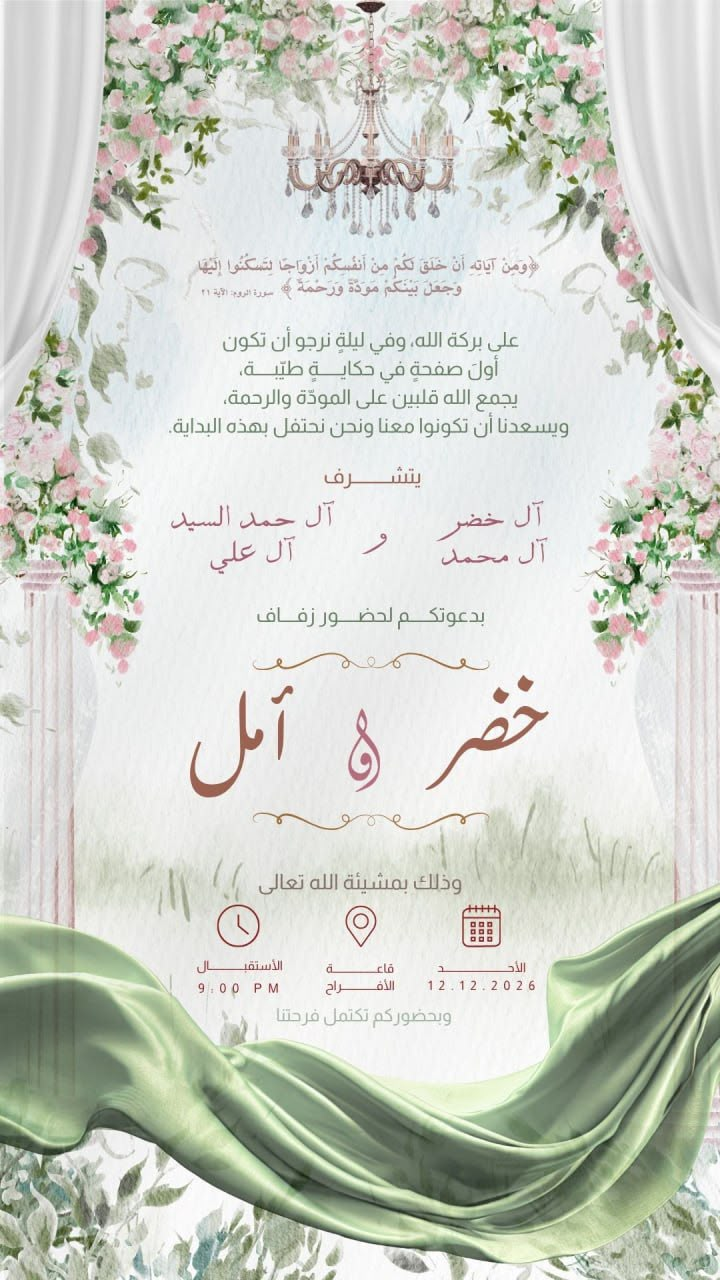
#> input picture design/reference.jpg, 720 x 1280 px; its folder holds only this picture in this run
$ python make_assets.py ../../design/reference.jpg
#> lines starting #> are read from the running program, lines starting #| are printed output that depends on the picture; after the words box and inside, x2 and y2 are one past the last pixel; in counts of white or black regions, pixels touching at a corner belong together
"""Builds the website artwork from the flat design image (design/reference.jpg).

Until the designer's layered files arrive, the site's artwork is cut from the
single 720x1280 design image:

  assets/card.jpg       the invitation card with all text, icons, flourishes
                        and the pink "و" painted out (text is live HTML on top),
                        upscaled 2x to 1440x2560
  assets/flourish.png   the copper scroll line above/below the names (transparent)
  assets/waw.png        the pink "و" between the names (transparent)
  assets/paper.jpg      seamless watercolour-paper tile for the rest of the page

usage:  Tools/.venv/Scripts/python Tools/design/make_assets.py [--debug DIR]
        --debug DIR also saves the text mask and before/after crops there.

Needs: pillow, numpy, opencv-python-headless (see Tools/requirements.txt).
"""
import sys
from pathlib import Path

import cv2
import numpy as np
from PIL import Image

ROOT = Path(__file__).resolve().parents[2]
SRC = ROOT / "design" / "reference.jpg"
OUT = ROOT / "assets"
DEBUG = Path(sys.argv[sys.argv.index("--debug") + 1]) if "--debug" in sys.argv else None

# Everything that is drawn as live HTML/SVG on the site, in design pixels
# (x0, y0, x1, y1). Only "ink" inside these boxes is painted out.
TEXT_BOXES = {
    "verse":      (200, 250, 545, 302),
    "paragraph":  (165, 328, 575, 440),
    "yatasharraf": (322, 466, 425, 494),
    "families":   (165, 498, 556, 574),
    "invite":     (250, 603, 486, 632),
    "flourish1":  (246, 648, 496, 674),
    "names":      (182, 672, 556, 800),
    "flourish2":  (246, 806, 496, 832),
    "mashee'a":   (252, 873, 468, 902),
    "icons":      (210, 898, 508, 952),
    "labels":     (192, 953, 542, 999),
    "closing":    (266, 1001, 462, 1031),
}

# A plain patch of paper (no flowers) used for the page texture
PAPER_PATCH = (200, 440, 520, 640)

# Elements kept as transparent images: (box, smoothing threshold)
CUTOUTS = {
    "flourish": (TEXT_BOXES["flourish1"], 0.18),
    "waw":      ((336, 698, 402, 798), 0.22),
}


def load():
    return cv2.imread(str(SRC), cv2.IMREAD_COLOR)  # BGR uint8


def background(img, k):
    """Paper/watercolour estimate without the ink: a wide median filter."""
    return cv2.medianBlur(img, k)


def ink_mask(img, bg, box, thresh=13):
    x0, y0, x1, y1 = box
    a = img[y0:y1, x0:x1].astype(np.int16)
    b = bg[y0:y1, x0:x1].astype(np.int16)
    diff = np.abs(a - b).max(axis=2)
    m = (diff > thresh).astype(np.uint8) * 255
    m = cv2.morphologyEx(m, cv2.MORPH_OPEN, np.ones((2, 2), np.uint8))
    full = np.zeros(img.shape[:2], np.uint8)
    full[y0:y1, x0:x1] = m
    return full


def clean_plate(img):
    bg_small = background(img, 31)
    bg_big = background(img, 71)
    mask = np.zeros(img.shape[:2], np.uint8)
    for name, box in TEXT_BOXES.items():
        bg = bg_big if name in ("names", "icons") else bg_small
        mask |= ink_mask(img, bg, box)
    mask = cv2.dilate(mask, cv2.getStructuringElement(cv2.MORPH_ELLIPSE, (5, 5)))
    # keep the mask inside the boxes (dilation may spill over)
    keep = np.zeros_like(mask)
    for x0, y0, x1, y1 in TEXT_BOXES.values():
        keep[y0 - 2:y1 + 2, x0 - 2:x1 + 2] = 255
    mask &= keep
    out = cv2.inpaint(img, mask, 7, cv2.INPAINT_TELEA)
    # watercolour paper has a fine grain; the inpainted patches are too smooth,
    # so add back a matching amount of grain inside them
    # (measured on a plain, text-free patch of paper)
    patch = img[455:500, 440:520].astype(np.float32)
    sigma = float((patch - cv2.GaussianBlur(patch, (0, 0), 1.6)).std())
    rng = np.random.default_rng(7)
    noise = rng.normal(0, 1, img.shape[:2]).astype(np.float32)
    noise = cv2.GaussianBlur(noise, (0, 0), 0.7)
    noise *= sigma / max(noise.std(), 1e-6)
    soft = cv2.GaussianBlur(mask, (0, 0), 2).astype(np.float32)[..., None] / 255
    out = np.clip(out.astype(np.float32) + noise[..., None] * soft, 0, 255).astype(np.uint8)
    return out, mask


def cutout(img, box, edge, scale=4):
    """Lift a coloured element off the paper as RGBA, upscaled `scale` times
    with clean, crisp edges."""
    x0, y0, x1, y1 = box
    pad = 4
    x0, y0, x1, y1 = x0 - pad, y0 - pad, x1 + pad, y1 + pad
    crop = img[y0:y1, x0:x1].astype(np.float32)
    bg = background(img, 41)[y0:y1, x0:x1].astype(np.float32)
    # how far each pixel is from the paper, in any colour channel (catches pale pinks too)
    d = np.abs(bg - crop).max(axis=2)
    alpha = np.clip(d / max(np.percentile(d, 99.5), 1), 0, 1)
    # ink colour = un-mix the paper out of each pixel, then smooth
    a3 = np.maximum(alpha, 0.35)[..., None]
    ink = np.clip((crop - (1 - a3) * bg) / a3, 0, 255)
    ink = cv2.GaussianBlur(ink, (0, 0), 1.2)
    big = lambda arr, interp: cv2.resize(arr, None, fx=scale, fy=scale, interpolation=interp)
    alpha = big(alpha, cv2.INTER_CUBIC)
    # sharpen the soft upscaled edge into a clean stroke edge
    lo, hi = edge, edge + 0.42
    t = np.clip((alpha - lo) / (hi - lo), 0, 1)
    alpha = t * t * (3 - 2 * t)
    ink = big(ink, cv2.INTER_CUBIC)
    rgba = np.dstack([ink[..., 2], ink[..., 1], ink[..., 0], alpha * 255]).clip(0, 255).astype(np.uint8)
    im = Image.fromarray(rgba, "RGBA")
    return im.crop(im.getbbox())


def paper_tile(plate):
    """A seamless watercolour-paper tile for the page below the card: a plain
    patch of the (text-free) card, evened out, mirrored 2x2 so its edges meet."""
    x0, y0, x1, y1 = PAPER_PATCH
    patch = plate[y0:y1, x0:x1].astype(np.float32)
    # keep the paper grain, drop the big colour drifts of the sky wash
    low = cv2.GaussianBlur(patch, (0, 0), 18)
    patch = (patch - low) * 0.5 + low.reshape(-1, 3).mean(axis=0)   # half-strength grain
    patch = np.clip(patch, 0, 255).astype(np.uint8)
    tile = np.vstack([np.hstack([patch, patch[:, ::-1]]),
                      np.hstack([patch[::-1], patch[::-1, ::-1]])])
    rgb = cv2.cvtColor(tile, cv2.COLOR_BGR2RGB)
    return Image.fromarray(rgb).resize((tile.shape[1] * 2, tile.shape[0] * 2), Image.LANCZOS)


def main():
    OUT.mkdir(exist_ok=True)
    img = load()
#> in load, returned value is the input picture: shape (1280, 720, 3); mean B, G, R 200.4, 209.5, 205.8
    plate, mask = clean_plate(img)
#> call 2 of background, with k = 71
#> in background (call 2), `return cv2.medianBlur(img, k)`:
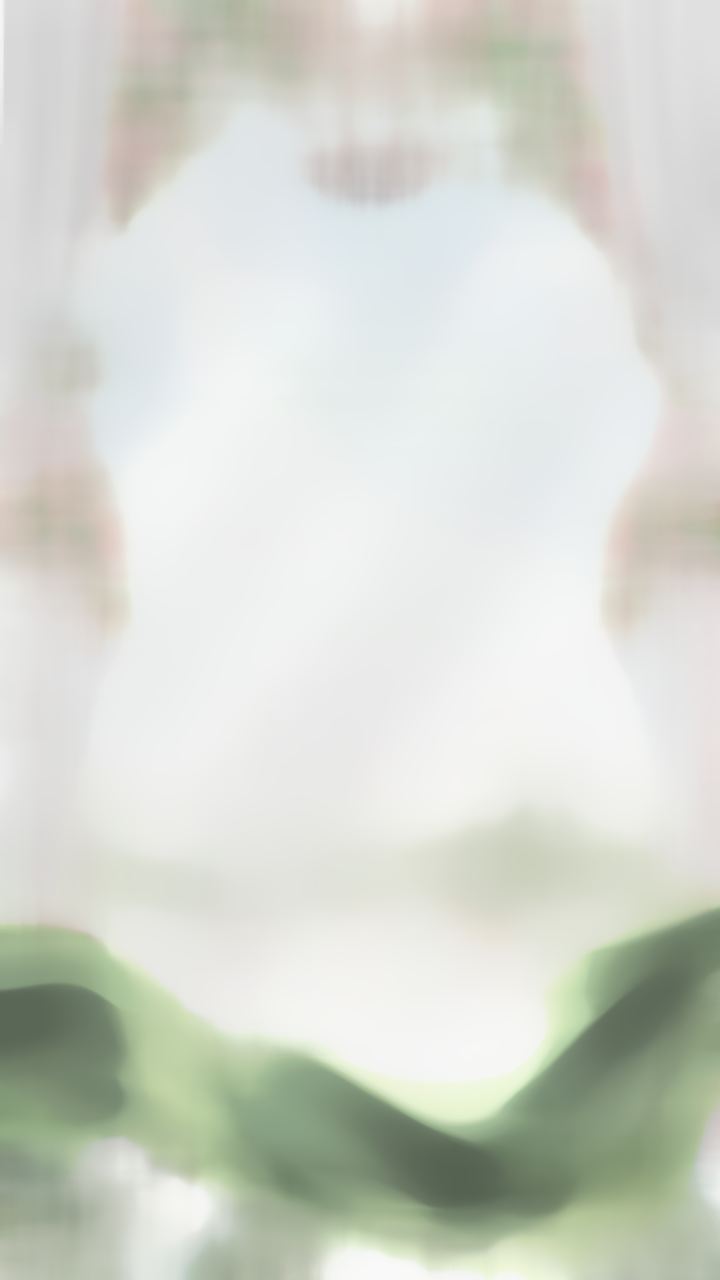
#> returned value: shape (1280, 720, 3); mean of channels 0, 1, 2 206.8, 215.2, 211.5; drawn as B, G, R
#> the loop in clean_plate, `for name, box in TEXT_BOXES.items():` made 12 passes
#> pass 1, in ink_mask, `m = (diff > thresh).astype(np.uint8) * 255`:
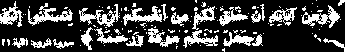
#> m: shape (52, 345); 25.4% white; 128 white regions (104 under 20 px), largest, box (x1, y1, x2, y2) and area: (28, 3, 73, 26) 367, (79, 4, 120, 27) 339, (302, 5, 340, 28) 329
#> after the loop in clean_plate, `for name, box in TEXT_BOXES.items():`:
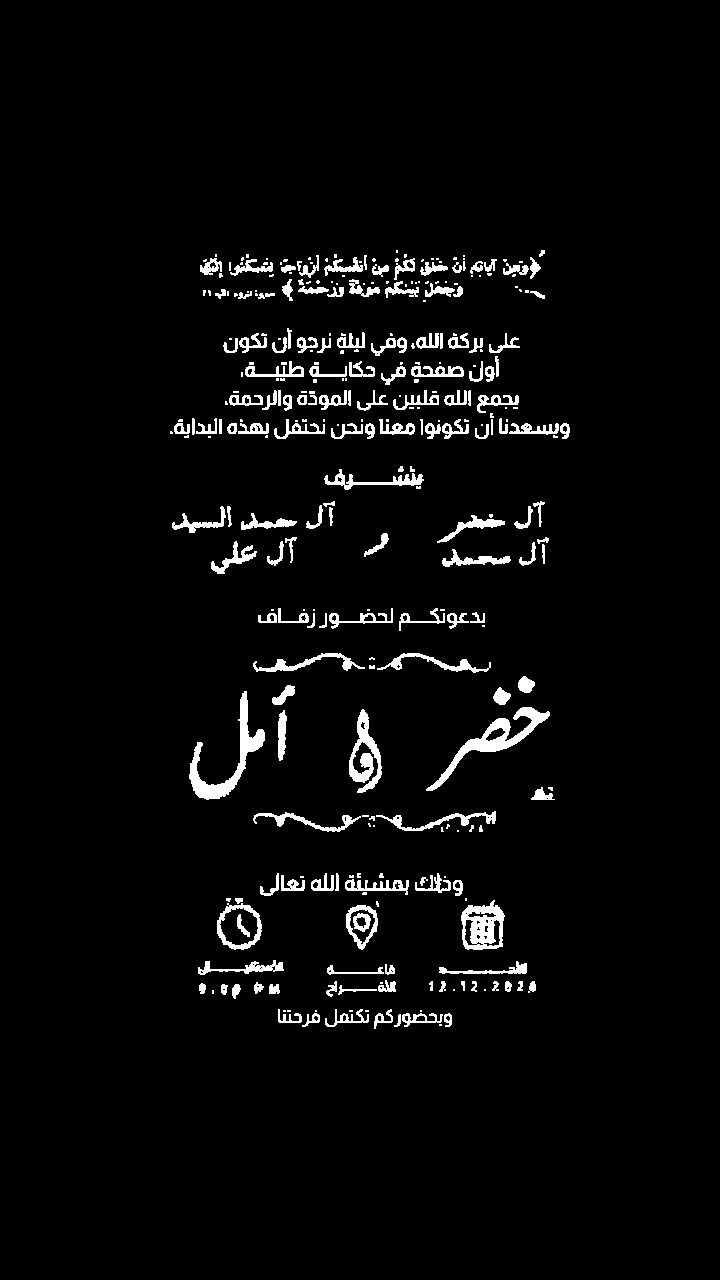
#> mask: shape (1280, 720); 3.6% white; 319 white regions (151 under 20 px), largest, box (x1, y1, x2, y2) and area: (189, 691, 265, 800) 1845, (426, 707, 550, 791) 1772, (461, 900, 505, 950) 1345
#> in clean_plate, `mask = cv2.dilate(mask, cv2.getStructuringElement(cv2.MORPH_ELLIPSE, (..`: mask: shape (1280, 720); 7.6% white; 95 white regions, largest, box (x1, y1, x2, y2) and area: (251, 809, 498, 834) 2734, (187, 689, 267, 802) 2720, (424, 705, 552, 793) 2681
#> in clean_plate, `patch = img[455:500, 440:520].astype(np.float32)`:
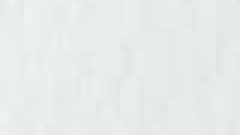
#> patch: shape (45, 80, 3) float32 (shown 3 times larger); mean B, G, R 236.2, 235.2, 231.2
#> in clean_plate, `sigma = float((patch - cv2.GaussianBlur(patch, (0, 0), 1.6)).std())`: sigma = 0.917
#> in clean_plate, `noise *= sigma / max(noise.std(), 1e-6)`:
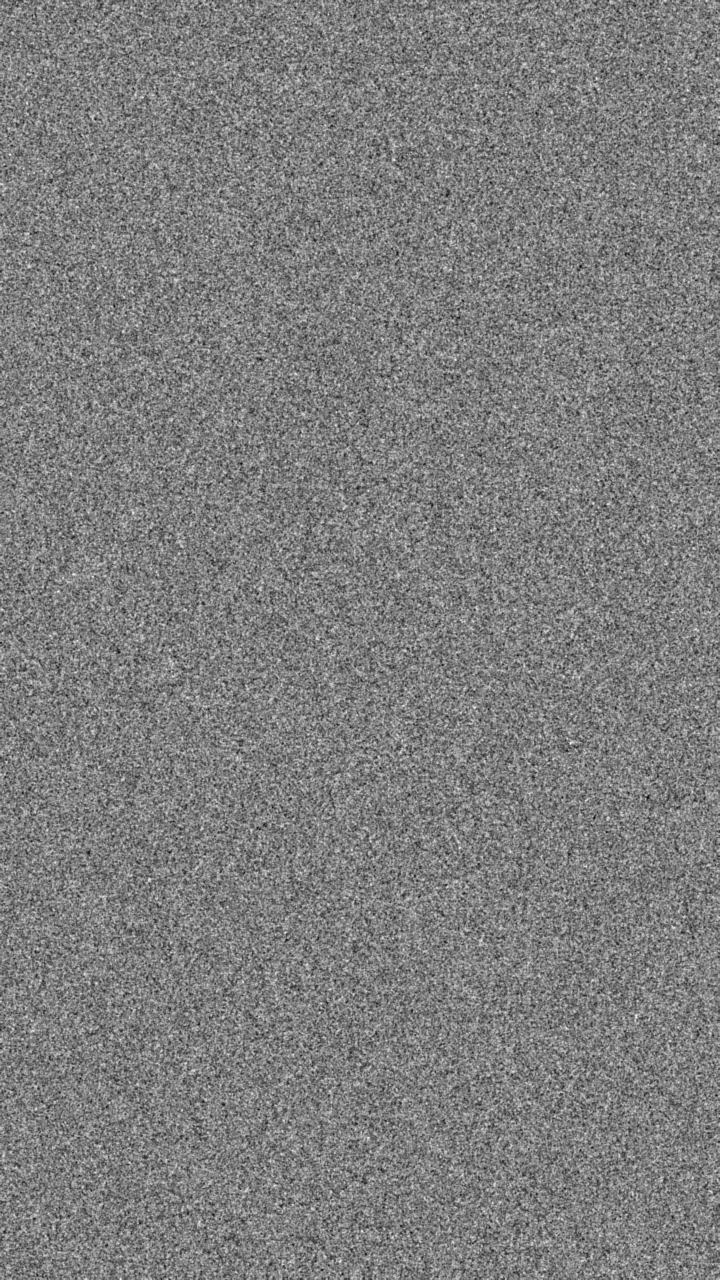
#> noise: shape (1280, 720) float32; min -4.32, max 4.39, mean -0.000222; drawn with min black and max white
#> in clean_plate, `soft = cv2.GaussianBlur(mask, (0, 0), 2).astype(np.float32)[..., None]..`:
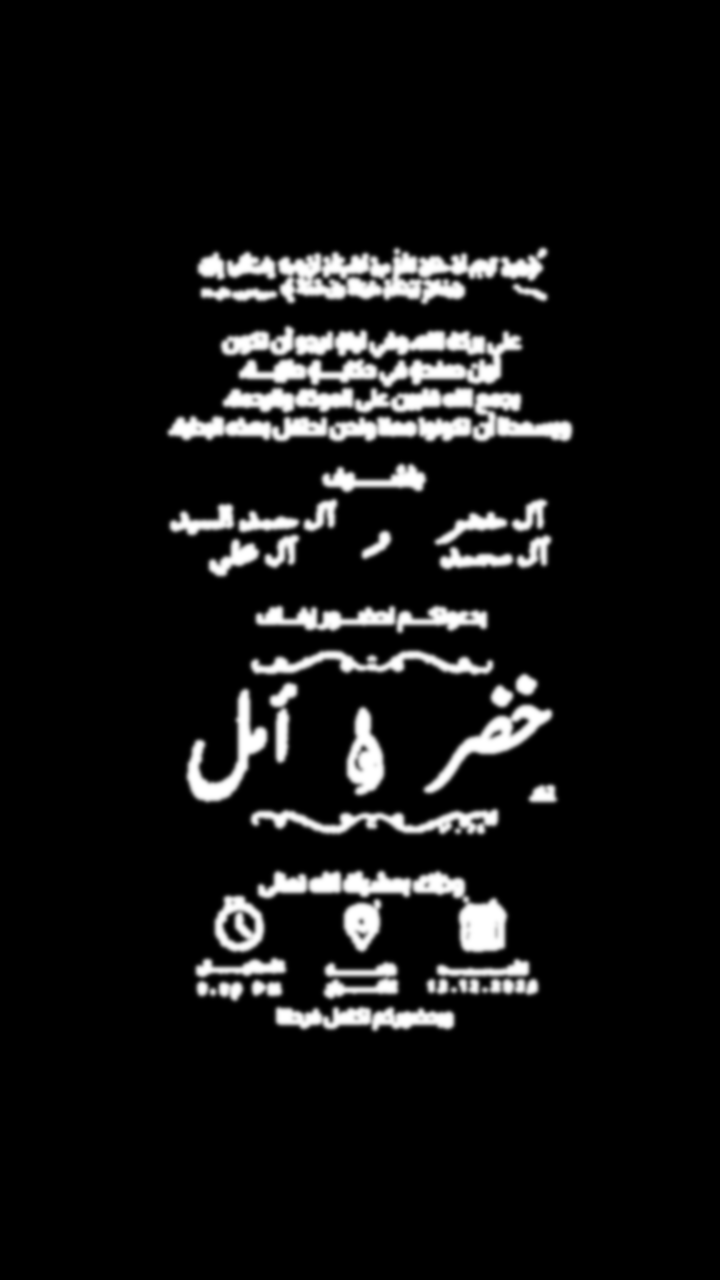
#> soft: shape (1280, 720, 1) float32; min 0, max 1, mean 0.0759

    rgb = cv2.cvtColor(plate, cv2.COLOR_BGR2RGB)
    big = Image.fromarray(rgb).resize((1440, 2560), Image.LANCZOS)
    big.save(OUT / "card.jpg", quality=86, optimize=True, progressive=True)

    for name, (box, edge) in CUTOUTS.items():
        cutout(img, box, edge).save(OUT / f"{name}.png", optimize=True)

    paper_tile(plate).save(OUT / "paper.jpg", quality=82, optimize=True)
#> in paper_tile, `patch = plate[y0:y1, x0:x1].astype(np.float32)`:
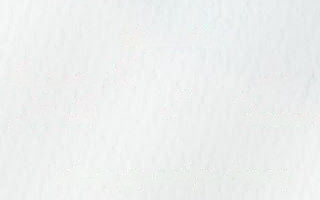
#> patch: shape (200, 320, 3) float32; mean B, G, R 239, 239.5, 237.3

    if DEBUG:
        DEBUG.mkdir(parents=True, exist_ok=True)
        cv2.imwrite(str(DEBUG / "mask.png"), mask)
        side = np.hstack([img, plate])
        cv2.imwrite(str(DEBUG / "before-after.png"), side)
    print("saved", ", ".join(p.name for p in sorted(OUT.iterdir())))


if __name__ == "__main__":
    main()
